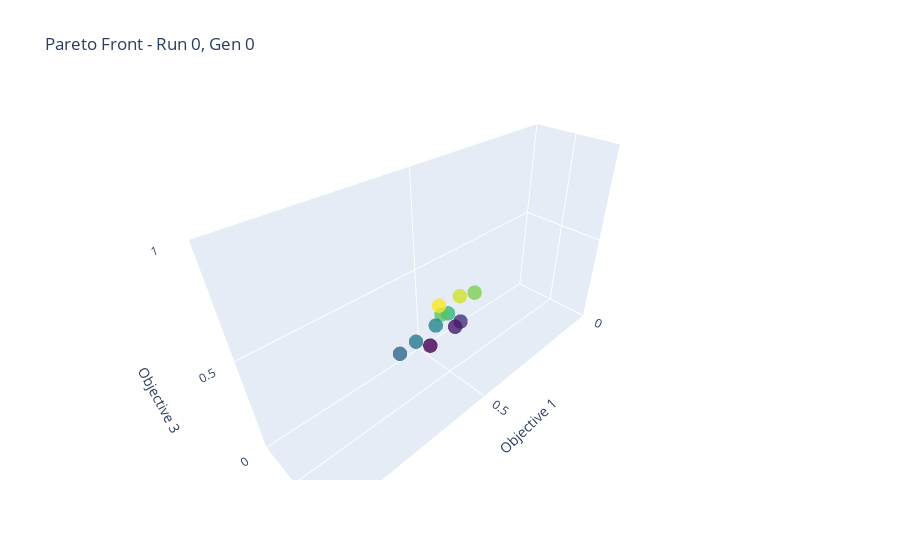
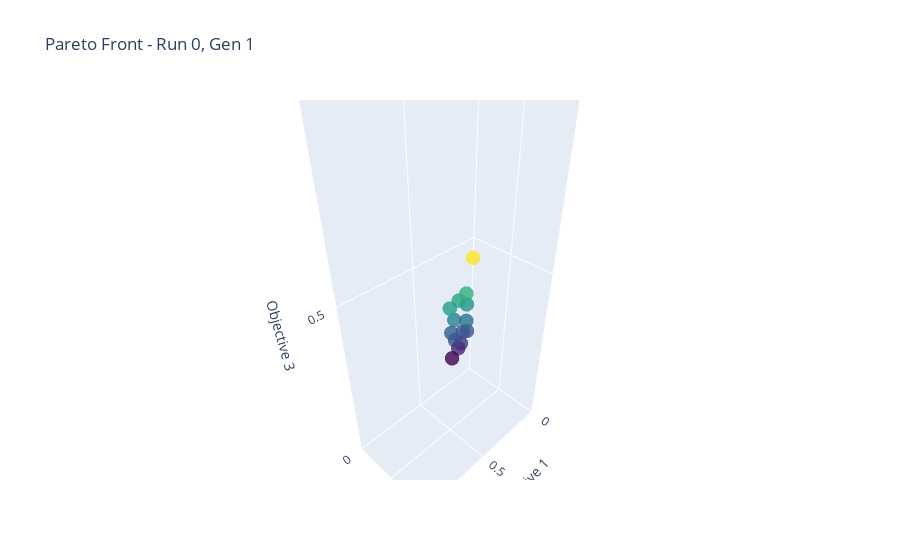
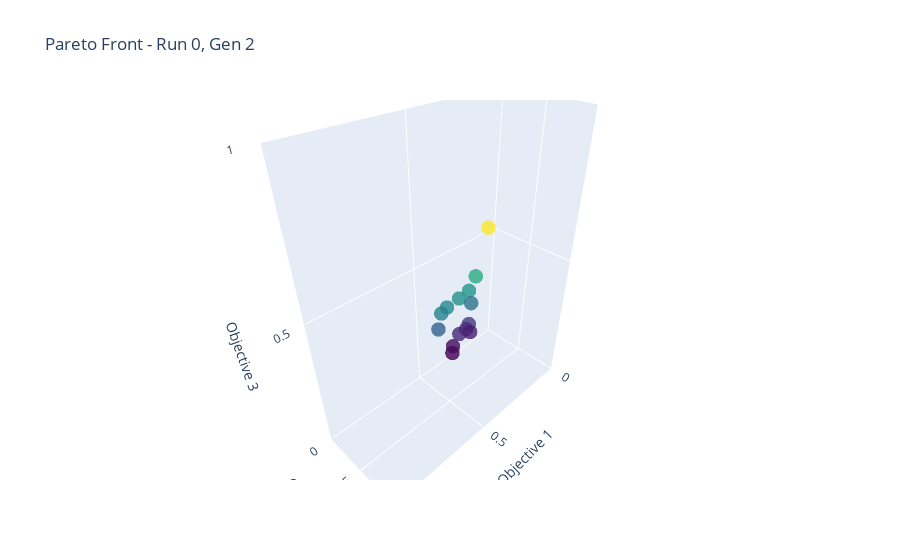
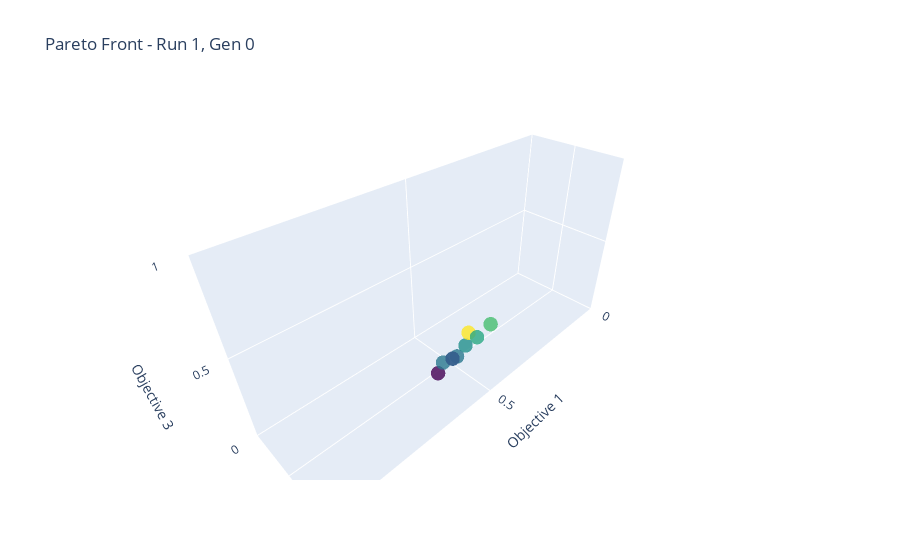

Notebook code for these charts, in order:
### Code cell
import plotly.graph_objects as go

# Choose a generation and run
# gen_idx = 0
# run_idx = 0

for run_idx in range(len(all_runs_fronts)):
    for gen_idx in range(len(all_runs_fronts[run_idx])):
        
        front = all_runs_fronts[run_idx][gen_idx]

        fig = go.Figure(data=[go.Scatter3d(
            x=front[:, 0],
            y=front[:, 1],
            z=front[:, 2],
            mode='markers',
            marker=dict(
                size=5,
                color=front[:, 2],  # Color by third objective
                colorscale='Viridis',
                opacity=0.8
            )
        )])

        # min_x = get_min_objective_value(run_idx, gen_idx, 0)
        # max_x = get_max_objective_value(run_idx, gen_idx, 0)
        # min_y = get_min_objective_value(run_idx, gen_idx, 1)
        # max_y = get_max_objective_value(run_idx, gen_idx, 1)
        # min_z = get_min_objective_value(run_idx, gen_idx, 2)
        # max_z = get_max_objective_value(run_idx, gen_idx, 2)
        
        min_x = 0
        min_y = 0
        min_z = 0

        max_x = 1
        max_y = 1
        max_z = 1

        fig.update_layout(
            title=f"Pareto Front - Run {run_idx}, Gen {gen_idx}",
            scene=dict(
                xaxis=dict(title="Objective 1", range=[min_x, max_x]),
                yaxis=dict(title="Objective 2", range=[min_y, max_y]),
                zaxis=dict(title="Objective 3", range=[min_z, max_z])
            )
        )

        fig.show()

### Figure 1 — Plotly figure (JSON) as saved in the notebook; plotly's stock layout.template omitted (floating-point values rounded to 4 significant figures)
{"data": [{"marker": {"color": [0.44, 0.4, 0.45, 0.46, 0.39, 0.41, 0.49, 0.48, 0.36, 0.35, 0.34], "colorscale": [[0, "#440154"], [0.1111, "#482878"], [0.2222, "#3e4989"], [0.3333, "#31688e"], [0.4444, "#26828e"], [0.5556, "#1f9e89"], [0.6667, "#35b779"], [0.7778, "#6ece58"], [0.8889, "#b5de2b"], [1, "#fde725"]], "opacity": 0.8, "size": 5}, "mode": "markers", "type": "scatter3d", "x": [0.54, 0.65, 0.56, 0.44, 0.7, 0.58, 0.56, 0.49, 0.5, 0.52, 0.61], "y": [0.62, 0.63, 0.61, 0.61, 0.63, 0.61, 0.58, 0.59, 0.64, 0.64, 0.65], "z": [0.44, 0.4, 0.45, 0.46, 0.39, 0.41, 0.49, 0.48, 0.36, 0.35, 0.34]}], "layout": {"scene": {"xaxis": {"range": [0, 1], "title": {"text": "Objective 1"}}, "yaxis": {"range": [0, 1], "title": {"text": "Objective 2"}}, "zaxis": {"range": [0, 1], "title": {"text": "Objective 3"}}}, "title": {"text": "Pareto Front - Run 0, Gen 0"}}}

### Figure 2 — Plotly figure (JSON) as saved in the notebook; plotly's stock layout.template omitted (floating-point values rounded to 4 significant figures)
{"data": [{"marker": {"color": [0.44, 0.46, 0.48, 0.36, 0.35, 0.32, 0.49, 0.39, 0.38, 0.39, 0.47, 0.4, 0.42, 0.59], "colorscale": [[0, "#440154"], [0.1111, "#482878"], [0.2222, "#3e4989"], [0.3333, "#31688e"], [0.4444, "#26828e"], [0.5556, "#1f9e89"], [0.6667, "#35b779"], [0.7778, "#6ece58"], [0.8889, "#b5de2b"], [1, "#fde725"]], "opacity": 0.8, "size": 5}, "mode": "markers", "type": "scatter3d", "x": [0.54, 0.44, 0.49, 0.5, 0.52, 0.55, 0.44, 0.48, 0.54, 0.46, 0.55, 0.55, 0.46, 0.43], "y": [0.62, 0.61, 0.59, 0.64, 0.64, 0.61, 0.6, 0.63, 0.63, 0.65, 0.58, 0.6, 0.64, 0.65], "z": [0.44, 0.46, 0.48, 0.36, 0.35, 0.32, 0.49, 0.39, 0.38, 0.39, 0.47, 0.4, 0.42, 0.59]}], "layout": {"scene": {"xaxis": {"range": [0, 1], "title": {"text": "Objective 1"}}, "yaxis": {"range": [0, 1], "title": {"text": "Objective 2"}}, "zaxis": {"range": [0, 1], "title": {"text": "Objective 3"}}}, "title": {"text": "Pareto Front - Run 0, Gen 1"}}}

### Figure 3 — Plotly figure (JSON) as saved in the notebook; plotly's stock layout.template omitted (floating-point values rounded to 4 significant figures)
{"data": [{"marker": {"color": [0.48, 0.49, 0.47, 0.66, 0.36, 0.41, 0.35, 0.33, 0.52, 0.3, 0.31, 0.34, 0.46, 0.44], "colorscale": [[0, "#440154"], [0.1111, "#482878"], [0.2222, "#3e4989"], [0.3333, "#31688e"], [0.4444, "#26828e"], [0.5556, "#1f9e89"], [0.6667, "#35b779"], [0.7778, "#6ece58"], [0.8889, "#b5de2b"], [1, "#fde725"]], "opacity": 0.8, "size": 5}, "mode": "markers", "type": "scatter3d", "x": [0.49, 0.44, 0.55, 0.31, 0.44, 0.6, 0.46, 0.44, 0.39, 0.55, 0.53, 0.49, 0.58, 0.43], "y": [0.59, 0.6, 0.58, 0.53, 0.61, 0.59, 0.62, 0.63, 0.57, 0.65, 0.61, 0.6, 0.58, 0.61], "z": [0.48, 0.49, 0.47, 0.66, 0.36, 0.41, 0.35, 0.33, 0.52, 0.3, 0.31, 0.34, 0.46, 0.44]}], "layout": {"scene": {"xaxis": {"range": [0, 1], "title": {"text": "Objective 1"}}, "yaxis": {"range": [0, 1], "title": {"text": "Objective 2"}}, "zaxis": {"range": [0, 1], "title": {"text": "Objective 3"}}}, "title": {"text": "Pareto Front - Run 0, Gen 2"}}}

### Figure 4 — Plotly figure (JSON) as saved in the notebook; plotly's stock layout.template omitted (floating-point values rounded to 4 significant figures)
{"data": [{"marker": {"color": [0.2, 0.24, 0.24, 0.25, 0.23, 0.23, 0.27, 0.3, 0.26], "colorscale": [[0, "#440154"], [0.1111, "#482878"], [0.2222, "#3e4989"], [0.3333, "#31688e"], [0.4444, "#26828e"], [0.5556, "#1f9e89"], [0.6667, "#35b779"], [0.7778, "#6ece58"], [0.8889, "#b5de2b"], [1, "#fde725"]], "opacity": 0.8, "size": 5}, "mode": "markers", "type": "scatter3d", "x": [0.62, 0.56, 0.6, 0.52, 0.57, 0.57, 0.42, 0.5, 0.48], "y": [0.76, 0.78, 0.75, 0.75, 0.76, 0.76, 0.74, 0.72, 0.76], "z": [0.2, 0.24, 0.24, 0.25, 0.23, 0.23, 0.27, 0.3, 0.26]}], "layout": {"scene": {"xaxis": {"range": [0, 1], "title": {"text": "Objective 1"}}, "yaxis": {"range": [0, 1], "title": {"text": "Objective 2"}}, "zaxis": {"range": [0, 1], "title": {"text": "Objective 3"}}}, "title": {"text": "Pareto Front - Run 1, Gen 0"}}}
